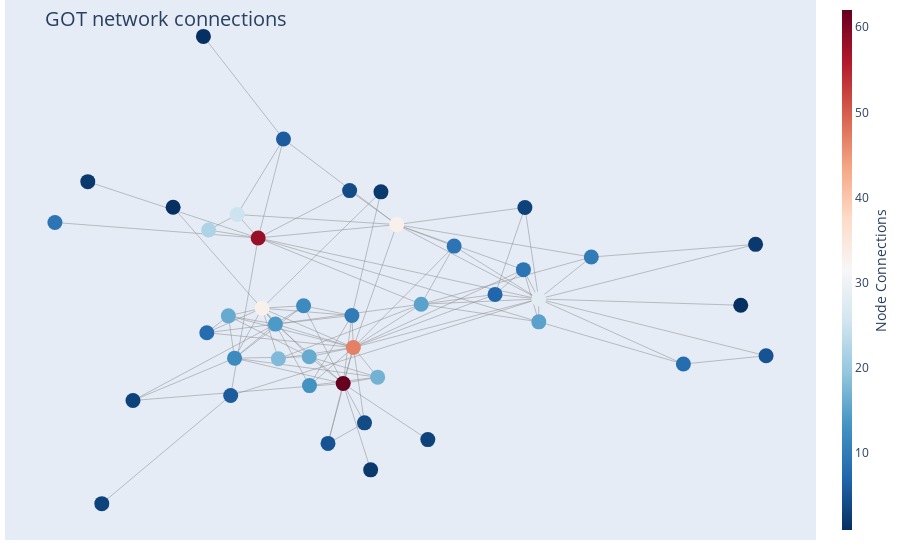

Notebook cell for this chart:
### Markdown cell above
### **Book 5**

### Code cell
draw_plotly_network_graph(Graph_obj = G5, filter = "Yes", filter_nodesbydegree = 50 )

### Figure 1 — Plotly figure (JSON) as saved in the notebook; plotly's stock layout.template omitted (floating-point values rounded to 4 significant figures; data arrays with more than 128 entries replaced by an {"elided": "..."} marker saying what was removed)
{"data": [{"hoverinfo": "none", "line": {"color": "#888", "width": 0.5}, "mode": "lines", "type": "scatter", "x": {"elided": "318 float values"}, "y": {"elided": "318 float values"}}, {"hoverinfo": "text", "marker": {"color": [58, 33, 9, 5, 62, 4, 47, 33, 9, 15, 25, 17, 18, 15, 9, 12, 12, 14, 16, 16, 3, 8, 22, 6, 13, 7, 10, 2, 28, 10, 8, 1, 5, 3, 6, 1, 2, 4, 3, 3, 2, 1, 2], "colorbar": {"thickness": 10, "title": {"side": "right", "text": "Node Connections"}, "xanchor": "left"}, "colorscale": [[0, "rgb(103,0,31)"], [0.1, "rgb(178,24,43)"], [0.2, "rgb(214,96,77)"], [0.3, "rgb(244,165,130)"], [0.4, "rgb(253,219,199)"], [0.5, "rgb(247,247,247)"], [0.6, "rgb(209,229,240)"], [0.7, "rgb(146,197,222)"], [0.8, "rgb(67,147,195)"], [0.9, "rgb(33,102,172)"], [1, "rgb(5,48,97)"]], "line": {"width": 0}, "reversescale": true, "showscale": true, "size": 15}, "mode": "markers", "text": ["Daenerys-Targaryen<br /># of connections: 58", "Tyrion-Lannister<br /># of connections: 33", "Tywin-Lannister<br /># of connections: 9", "Aemon-Targaryen-(Maester-Aemon)<br /># of connections: 5", "Jon-Snow<br /># of connections: 62", "Samwell-Tarly<br /># of connections: 4", "Stannis-Baratheon<br /># of connections: 47", "Theon-Greyjoy<br /># of connections: 33", "Victarion-Greyjoy<br /># of connections: 9", "Robert-Baratheon<br /># of connections: 15", "Barristan-Selmy<br /># of connections: 25", "Melisandre<br /># of connections: 17", "Asha-Greyjoy<br /># of connections: 18", "Doran-Martell<br /># of connections: 15", "Myrcella-Baratheon<br /># of connections: 9", "Arya-Stark<br /># of connections: 12", "Bran-Stark<br /># of connections: 12", "Eddard-Stark<br /># of connections: 14", "Mance-Rayder<br /># of connections: 16", "Ramsay-Snow<br /># of connections: 16", "Sansa-Stark<br /># of connections: 3", "Roose-Bolton<br /># of connections: 8", "Hizdahr-zo-Loraq<br /># of connections: 22", "Varys<br /># of connections: 6", "Davos-Seaworth<br /># of connections: 13", "Tommen-Baratheon<br /># of connections: 7", "Robb-Stark<br /># of connections: 10", "Brienne-of-Tarth<br /># of connections: 2", "Cersei-Lannister<br /># of connections: 28", "Jaime-Lannister<br /># of connections: 10", "Gregor-Clegane<br /># of connections: 8", "Catelyn-Stark<br /># of connections: 1", "Ilyn-Payne<br /># of connections: 5", "Joffrey-Baratheon<br /># of connections: 3", "Mace-Tyrell<br /># of connections: 6", "Margaery-Tyrell<br /># of connections: 1", "Drogo<br /># of connections: 2", "Jorah-Mormont<br /># of connections: 4", "Janos-Slynt<br /># of connections: 3", "Pycelle<br /># of connections: 3", "Jeor-Mormont<br /># of connections: 2", "Petyr-Baelish<br /># of connections: 1", "Rodrik-Cassel<br /># of connections: 2"], "type": "scatter", "x": [-0.1883, 0.06929, 0.1759, -0.0585, -0.03028, 0.009357, -0.01135, -0.181, -0.5661, 0.1146, -0.2273, 0.0338, -0.1507, 0.3333, 0.3047, -0.2322, -0.1039, -0.1562, -0.09337, -0.2437, -0.421, -0.2838, -0.2804, -0.1413, -0.09292, 0.2519, -0.01407, 0.7362, 0.333, 0.4309, 0.602, -0.3464, 0.7557, 0.3075, -0.2394, 0.7086, -0.505, -0.0183, 0.127, -0.4789, 0.02074, -0.2901, 0.0399], "y": [0.2479, 0.2978, 0.2176, -0.5184, -0.2952, -0.4418, -0.1606, -0.01397, 0.3057, 0.0007275, 0.3354, -0.2713, -0.2028, -0.06494, 0.1297, -0.2005, -0.00501, -0.07342, -0.1952, -0.04255, -0.3584, -0.1055, 0.2777, 0.6169, -0.3028, 0.03734, -0.04132, 0.224, 0.02033, 0.1768, -0.2224, 0.3626, -0.1916, 0.3618, -0.3399, -0.003016, 0.4581, 0.4246, -0.5043, -0.7431, -0.6171, 1, 0.4201]}], "layout": {"annotations": [{"showarrow": false, "text": "", "xref": "paper", "yref": "paper"}], "hovermode": "closest", "margin": {"b": 20, "l": 5, "r": 5, "t": 0}, "showlegend": false, "title": {"font": {"size": 20}, "text": "<br>GOT network connections"}, "xaxis": {"showgrid": false, "showticklabels": false, "zeroline": false}, "yaxis": {"showgrid": false, "showticklabels": false, "zeroline": false}}}
